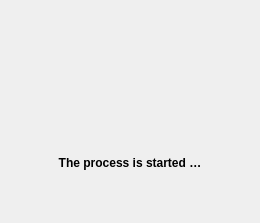
<?xml version="1.0" encoding="UTF-8"?>
<ui version="4.0">
 <class>BusyOverlay</class>
 <widget class="QWidget" name="BusyOverlay">
  <property name="geometry">
   <rect>
    <x>0</x>
    <y>0</y>
    <width>260</width>
    <height>223</height>
   </rect>
  </property>
  <property name="sizePolicy">
   <sizepolicy hsizetype="Fixed" vsizetype="Fixed">
    <horstretch>0</horstretch>
    <verstretch>0</verstretch>
   </sizepolicy>
  </property>
  <layout class="QVBoxLayout" name="verticalLayout">
   <item>
    <widget class="QLabel" name="busyAnimationLabel">
     <property name="alignment">
      <set>Qt::AlignCenter</set>
     </property>
    </widget>
   </item>
   <item>
    <widget class="QLabel" name="busyTextLabel">
     <property name="font">
      <font>
       <weight>75</weight>
       <bold>true</bold>
      </font>
     </property>
     <property name="focusPolicy">
      <enum>Qt::StrongFocus</enum>
     </property>
     <property name="text">
      <string>The process is started …</string>
     </property>
     <property name="alignment">
      <set>Qt::AlignCenter</set>
     </property>
     <property name="wordWrap">
      <bool>true</bool>
     </property>
    </widget>
   </item>
  </layout>
 </widget>
 <resources/>
 <connections/>
</ui>
